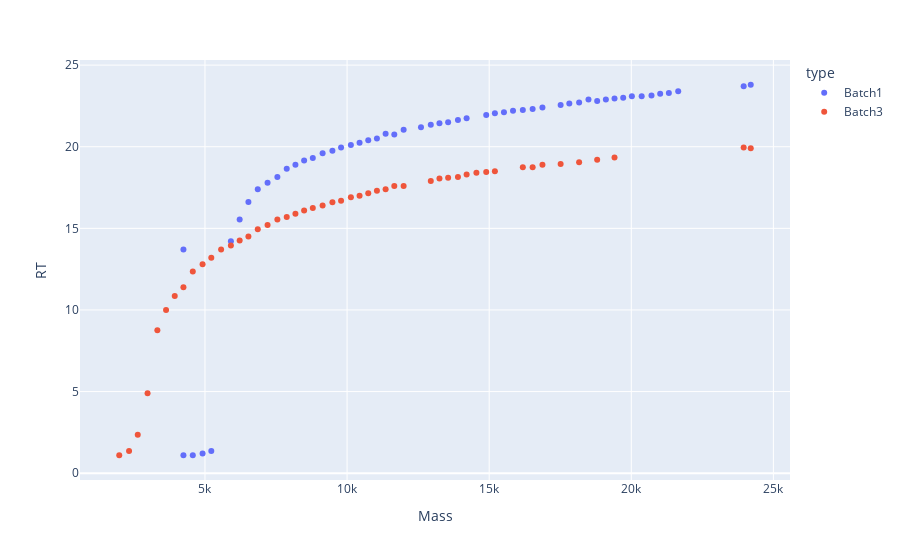

Notebook code for this chart:
### Code cell
df_217_3p_6mG = pd.read_excel('/Users/bryan/Studio/tools/glu_24217_3p_6mG.xlsx')
df_217_5p_6mG = pd.read_excel('/Users/bryan/Studio/tools/glu_24217_5p_6mG.xlsx')
df_203_3p_6mG = pd.read_excel('/Users/bryan/Studio/tools/glu_24203_3p_6mG.xlsx')
df_203_5p_6mG = pd.read_excel('/Users/bryan/Studio/tools/glu_24203_5p_6mG.xlsx')

dft = df_203_5p_6mG.copy()
dfm1 = match_dfs(dft, dfa_ad_alkb)
dfm2 = match_dfs(dft, dfb_ad_alkb)
# dfm3 = match_dfs(dft, df1)
plotly_multi_zones([dfm1, dfm2], names=["Batch1", "Batch3"])
